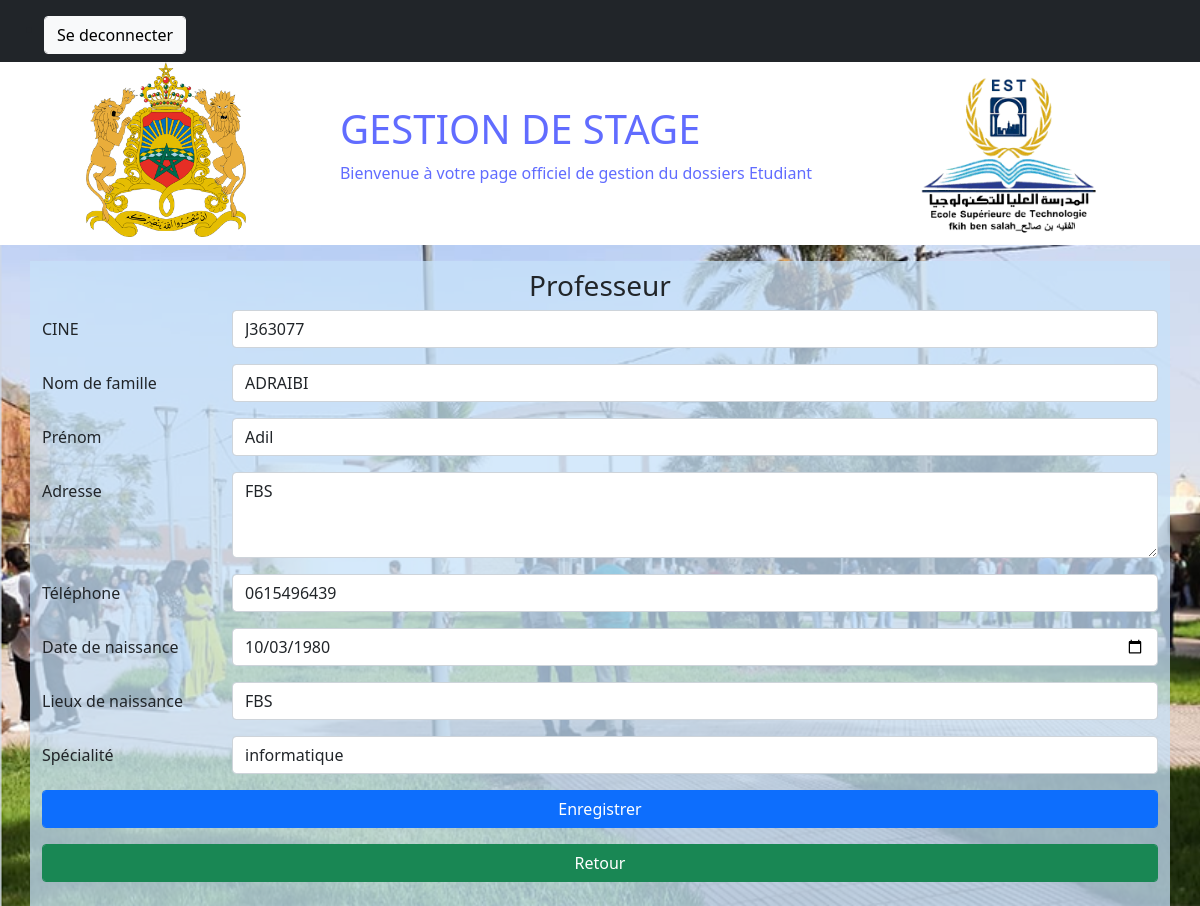
Screenshot of /updateProf/39 (signed in) with the database file from the repository.
### manager/models.py (models this page shows, shortened)
class User(AbstractUser):
    class Role(models.TextChoices):
        ADMIN="ADMIN", 'ADMIN'
        PROF="PROF", 'PROF'
        ETUDIANT="ETUDIANT", 'ETUDIANT'
    SEX = (
        ("Male", "Male"),
        ('Female', 'Female'),
    )
    base_role=Role.ADMIN
    base_role1=Role.ETUDIANT
    role = models.CharField(max_length = 20, choices= Role)
    Sex =  models.CharField(max_length = 10, choices=SEX)
    adresse=models.TextField(max_length=150,null=True)
    tel=models.CharField(max_length=40,null=True)
    Napog=models.IntegerField(default=0,null=True)
    CNE=models.CharField(max_length=50,null=True)
    dateN= models.DateField(auto_now=False, auto_now_add=False, null=True)
    lieuxN = models.CharField(max_length=50,null=True)
    SPC = models.CharField(max_length = 50,null=True)

### manager/views.py (the view, shortened to what this page needs)
# urls.py: path('updateProf/<int:pk>', views.updateProf, name='updateProf'),
def updateProf(request, pk):
    if request.user.is_authenticated and request.user.role == 'ADMIN':
        p=Prof.prof.get(pk=pk)
        return render(request, 'manager/updateProf.html', {'prof':p})

### manager/models.py (called while the page is built)
    def get_queryset(self, *args, **kwargs):
        result=super().get_queryset(*args, **kwargs)
        return result.filter(role=User.Role.PROF)

### templates/manager/updateProf.html (shortened to what this page needs)
{% extends 'manager/base.html' %} {% block content %}
<div class="form container">
  <h3>Professeur</h3>
  <form action="{% url 'updateProf' prof.pk %}" method="post">
    <div class="mb-3 row">
      <label for="CIN" class="col-sm-2 col-form-label">CINE</label>
      <div class="col-sm-10">
        <input type="text" class="form-control" id="CIN" name="CIN" value="{{ prof.username }}"  />
      </div>
    </div>
    <div class="mb-3 row">
      <label for="Nom" class="col-sm-2 col-form-label">Nom de famille</label>
      <div class="col-sm-10">
        <input type="text" class="form-control" id="Nom" name="Nom" value="{{ prof.last_name }}"  />
      </div>
    </div>
    <div class="mb-3 row">
      <label for="Prenom" class="col-sm-2 col-form-label">Prénom</label>
      <div class="col-sm-10">
        <input type="text" class="form-control" id="prenom" name="prenom" value="{{ prof.first_name  }}"  />
      </div>
    </div>
    <div class="mb-3 row">
      <label for="adresse" class="col-sm-2 col-form-label">Adresse</label>
      <div class="col-sm-10">
        <textarea class="form-control" id="adresse" rows="3" name="adresse" value="" >{{ prof.adresse }}</textarea>
      </div>
    </div>
    <div class="mb-3 row">
      <label for="tel" class="col-sm-2 col-form-label" >Téléphone</label>
      <div class="col-sm-10">
        <input type="text" class="form-control" id="tel" name="tel" value="{{ prof.tel }}"  />
      </div>
    </div>
    <div class="mb-3 row">
      <label for="DateN" class="col-sm-2 col-form-label">Date de naissance</label>
      <div class="col-sm-10">
        <input type="date" class="form-control" id="DateN" name="DateN" value="{{ prof.dateN|date:'Y-m-d' }}"/>
      </div>
    </div>
    <div class="mb-3 row">
      <label for="LieuxN" class="col-sm-2 col-form-label">Lieux de naissance</label>
      <div class="col-sm-10">
        <input type="text" class="form-control" id="LieuxN" name="LieuxN" value="{{ prof.lieuxN }}"  />
      </div>
    </div>
    <div class="mb-3 row">
        <label for="LieuxN" class="col-sm-2 col-form-label">Spécialité</label>
        <div class="col-sm-10">
          <input type="text" class="form-control" id="LieuxN" name="spc" value="{{ prof.SPC }}"  />
        </div>
      </div>
      <div class="mb-3 row">
        <div class="col-12">
        <button class="form-control btn btn-primary" type="submit">Enregistrer</button>
        </div>
      </div>
      <div class="mb-3 row">
        <div class="col-12">
        <a class="form-control btn btn-success" href="{% url 'listProfs' %}">Retour</a>
        </div>
      </div>
  </form>
</div>
{% endblock content %}

### manager/static/css/style.css (style rules this page uses)
body { background-image: url("../2.png"); background-size: cover; background-repeat: no-repeat; box-sizing: border-box; }
.form { background-color: rgba(199, 226, 250, 0.747); padding: 8px 5vw; margin-top: 16px; }
h3 { text-align: center; }

### rows the page displays
User: CIN "J363077", Nom "ADRAIBI", prenom "Adil", adresse "FBS", tel "0615496439", DateN "10/03/1980", LieuxN "FBS", spc "informatique"
